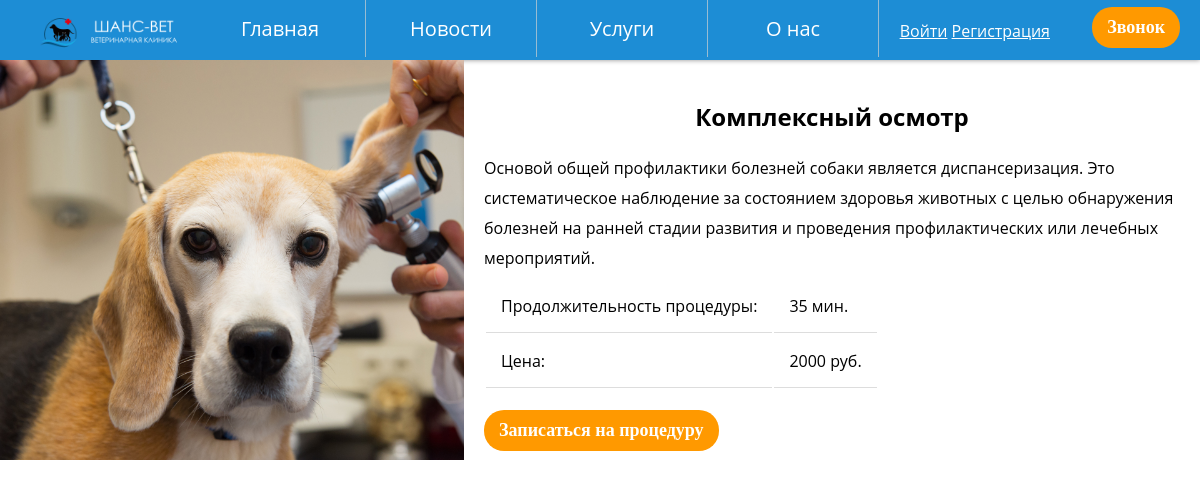
The app's page /tour.php?tour=2 with its own data.
### tables this page shows
CREATE TABLE `tours` (
  `id_tour` int(11) NOT NULL,
  `title` varchar(100) NOT NULL,
  `description` varchar(500) NOT NULL,
  `length` int(11) NOT NULL,
  `duration` int(11) NOT NULL,
  `image` varchar(200) NOT NULL,
  `popular` tinyint(1) NOT NULL,
  `id_direction` int(11) NOT NULL
);

### tour.php (the view, shortened to what this page needs)
<!doctype html>
<html lang="ru">
  <head>
    <link rel="stylesheet" type="text/css" href="css/style.css">
    <link rel="stylesheet" type="text/css" href="css/steps.css">
  </head>
  <body>
        <nav>
        <ul id="navbar">
        <li id="title"><img src="img/car.png" id="logo"></li>
                <li><a href="index.php">Главная</a></li>
                <li><a href="#">Новости</a></li>
                <li><a href="#">Услуги</a>
                </li>
                <li><a href="#">О нас</a></li>
              </ul>
              <div class="auth">
                  <a class="popup-open" href="#">Войти</a>
                  <a class="" href="registration.php">Регистрация</a>
              </div>
              <button class="order-trip">Звонок</button>
            </nav>
    <?php
        require_once 'connection.php';
        $link = mysqli_connect($host, $user, $password, $database)
            or die("Ошибка " . mysqli_error($link));
        $query ="SELECT * FROM tours WHERE id_tour = ".$_GET["tour"]."";
    ?>
<article>
    <?php
                $result = mysqli_query($link, $query) or die("Ошибка " . mysqli_error($link));
                if($result)
                {
                    while($row = mysqli_fetch_array($result)) {
                       print '
                       <div class="tour-container">
                        <div class="tour-image">
                            <img class="big-photo-tour" src="'.$row["image"].'">
                        </div>
                          <div class="tour-info">
                            <h1>'.$row["title"].'</h1>
                            <p style="line-height: 30px;">'.$row["description"].'</p>
                            <table>
                              <tr>
                                <td>Продолжительность процедуры:</td><td>'.$row["length"].' мин.</td>
                              </tr>
                              <tr>
                                <td>Цена: </td><td>'.$row["duration"].' руб.</td>
                              </tr>
                            </table>
                            <button>Записаться на процедуру</button>
                          </div>
                        </div>';
                      }
                };
      ?>
</article>
     </body>
</html>

### css/style.css (style rules this page uses)
* { margin: 0; padding: 0; }
body { font-family: 'Montserrat', 'Open Sans', sans-serif; }
a { color: #fff; }
#logo { width: 170px; }
#navbar, #navbar ul { margin: 0; padding: 0; list-style-type: none; }
#navbar { height: 60px; background-color: #1D8DD5; box-shadow: 0 0 5px #8d8c8c; padding-left: 25px; min-width: 470px; font-size: 20px; }
#navbar li { float: left; position: relative; height: 100%; }
#navbar li a { display: block; padding: 15px 10px 15px 10px; width: 150px; color: #fff; border-right: 0.5px solid rgb(151, 188, 211); text-decoration: none; text-align: center; }
.auth { position: absolute; top: 20px; right: 150px; }
button { background: #f90; color: #fff; padding: 10px 15px; border-radius: 20px; border: 0; font-family: 'Century Gothic'; font-weight: bold; font-size: 18px; }
::placeholder { color: #8d8d8d; }
.order-trip { position: absolute; top: 7px; right: 20px; }
h1, h3 { text-align: center; margin: 20px 0 20px 0; }
h4, p { margin-bottom: 5px; }
.tour-container { display: flex; }
.tour-image { overflow: hidden; position:relative; width: 40vw; height: 50vh; }
.tour-image img { position: absolute; height: 100%; bottom: 0px; }
.tour-info { width: 60vw; flex-direction: column; padding: 20px; }
table { margin-bottom: 20px; }
th, td { padding: 15px; border-bottom: 1px solid #ddd; }

### records on screen
tours: image (picture), title "Комплексный осмотр", description "Основой общей профилактики болезней собаки является диспансеризация. Это систематическое наблюдение за состоянием здоровья животных с целью обнаружения болезней на ранней стадии развития и проведения профилактических или лечебных мероприятий.", length "35", duration "2000"
